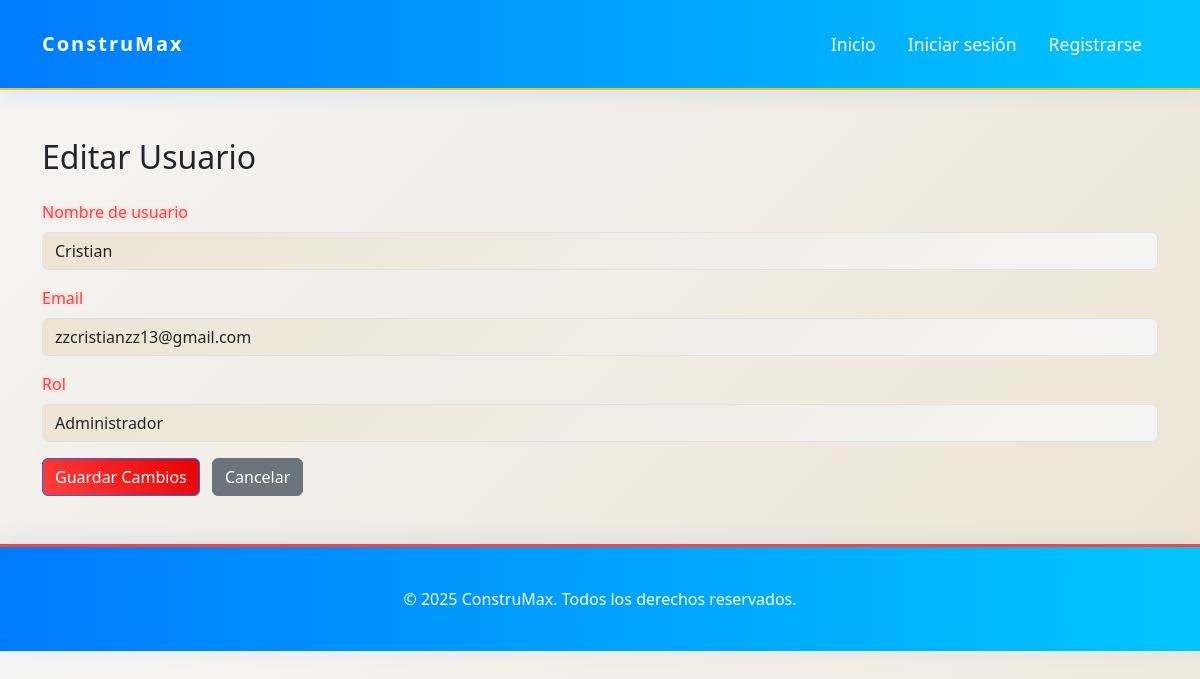
Page /usuarios/editar/1 on the earlier database version.
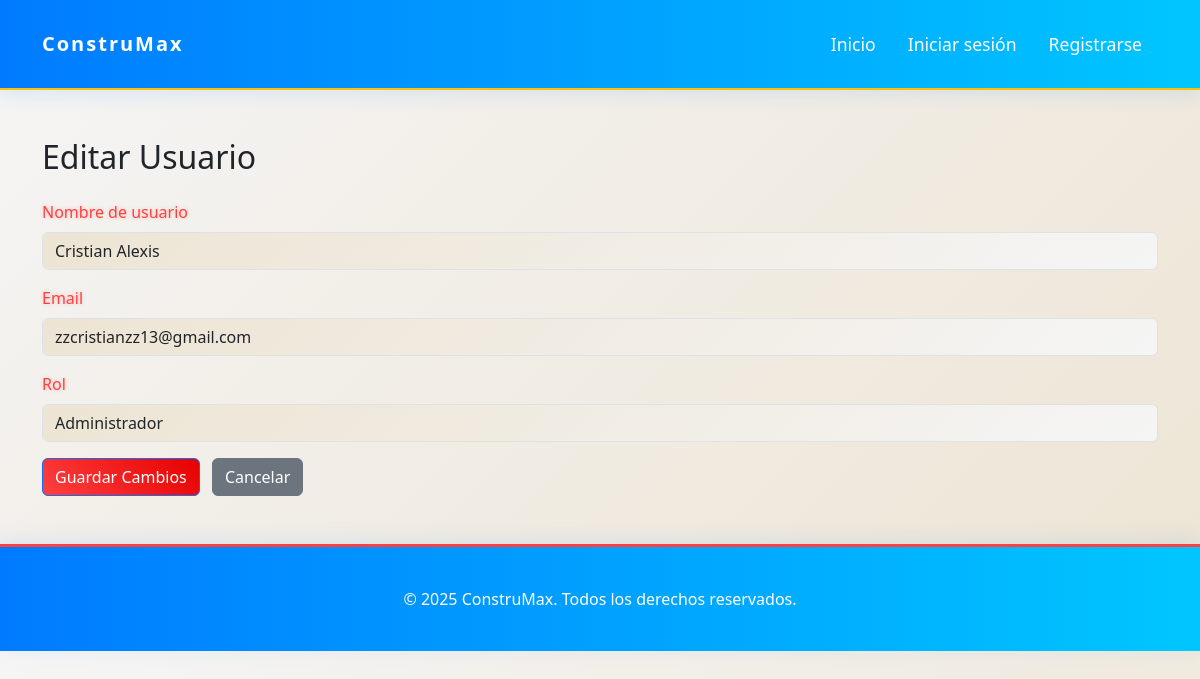
Same page on the later database version.
### app/models/users.py (models this page shows, shortened)
class Users(db.Model, UserMixin):
    __tablename__ = 'user'
    idUser = db.Column(db.Integer, primary_key=True)
    nameUser = db.Column(db.String(80), unique=True, nullable=False)
    apellidoUser = db.Column(db.String(80), nullable=False)
    telefonoUser = db.Column(db.String(20), nullable=False)
    email = db.Column(db.String(120), unique=True, nullable=False)
    direccionUser = db.Column(db.String(255), nullable=False)
    passwordUser = db.Column(db.String(120), nullable=False)
    foto_perfil = db.Column(db.String(255))
    role = db.Column(db.String(20), nullable=False, default='user')
    bloqueado = db.Column(db.Boolean, default=False)

### app/routes/users_route.py (the view, shortened to what this page needs)
@bp.route('/usuarios/editar/<int:id>', methods=['GET', 'POST'])
def editar_usuario(id):
    usuario = Users.query.get_or_404(id)
    return render_template('usuarios/editar.html', usuario=usuario)

### app/templates/usuarios/editar.html (shortened to what this page needs)
{% extends 'base.html' %}
{% block content %}
<div class="container mt-5">
    <h2 class="mb-4">Editar Usuario</h2>
    <form method="POST" enctype="multipart/form-data">
        <div class="form-group mb-3">
            <label for="nameUser">Nombre de usuario</label>
            <input type="text" class="form-control" id="nameUser" name="nameUser" value="{{ usuario.nameUser }}" required>
        </div>
        <div class="form-group mb-3">
            <label for="email">Email</label>
            <input type="email" class="form-control" id="email" name="email" value="{{ usuario.email if usuario.email else '' }}" required>
        </div>
        <div class="form-group mb-3">
            <label for="role">Rol</label>
            <select class="form-control" id="role" name="role">
                <option value="admin" {% if usuario.role == 'admin' %}selected{% endif %}>Administrador</option>
            </select>
        </div>
    <button type="submit" class="btn btn-primary">Guardar Cambios</button>
    <a href="{{ url_for('auth.dashboard') }}" class="btn btn-secondary ms-2">Cancelar</a>
    </form>
</div>
{% endblock %}

Differences in the rows shown:
changed Users "zzcristianzz13@gmail.com": nameUser "Cristian" → "Cristian Alexis"
